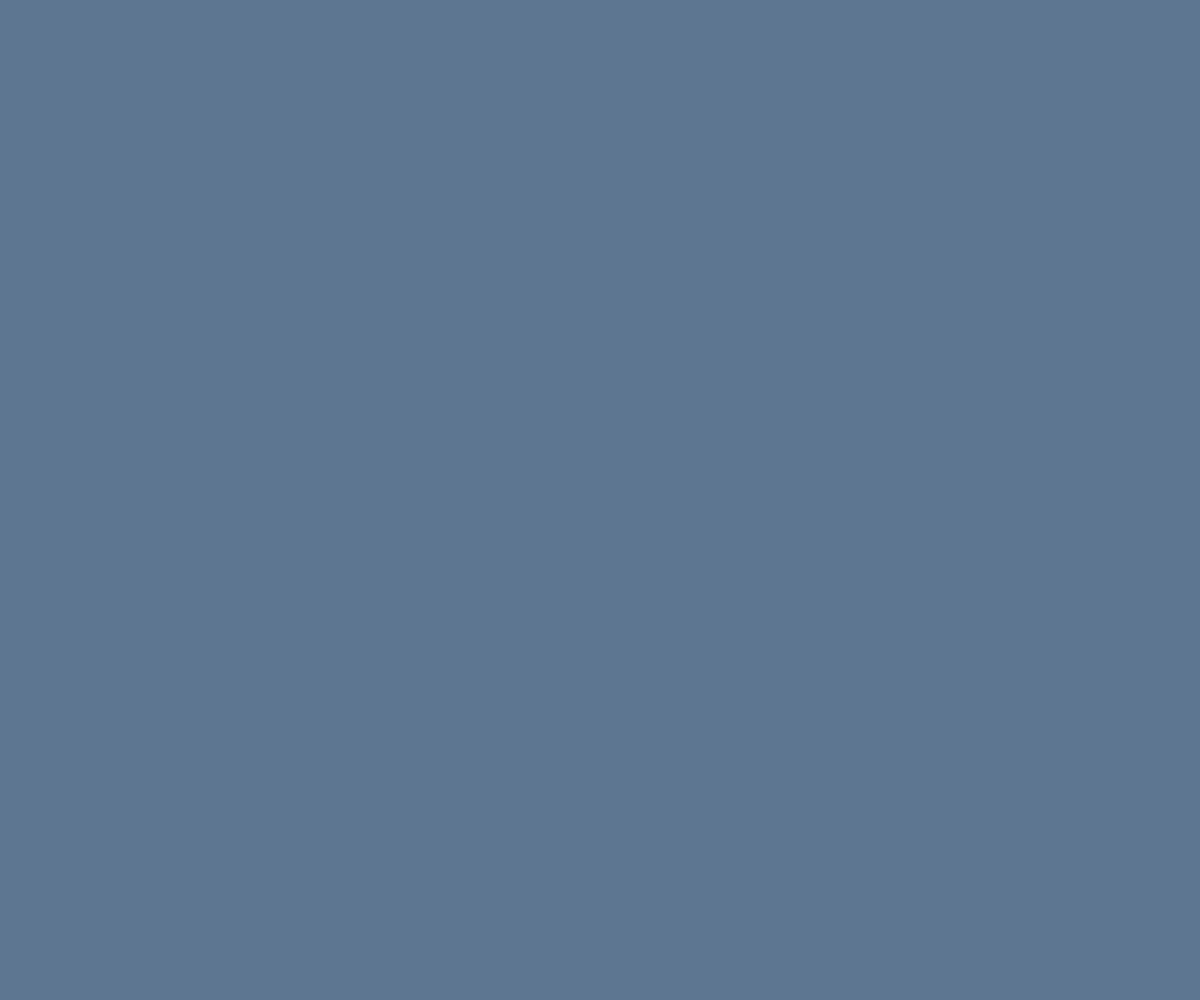
Frame 1 (no input)
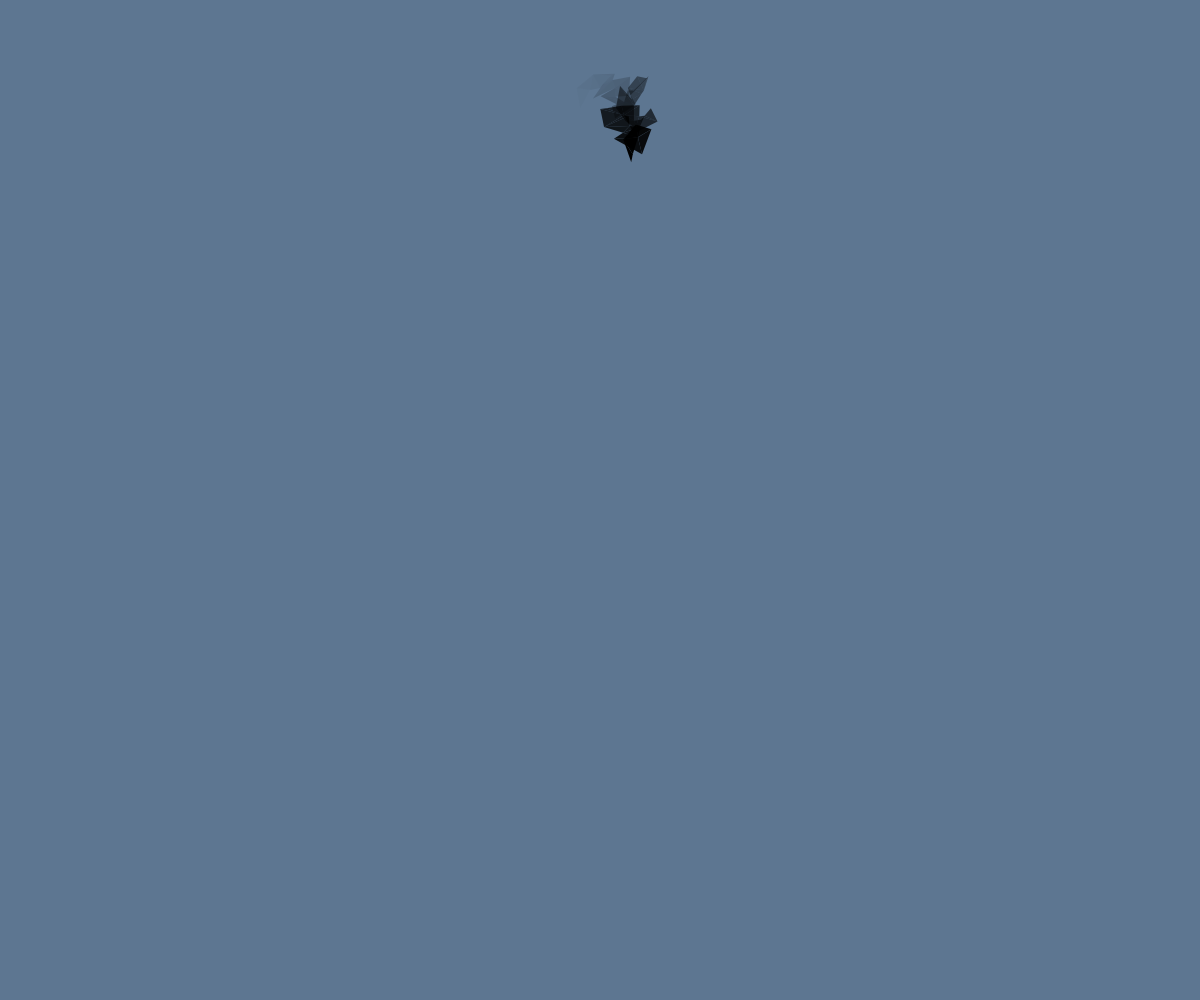
Frame 60 (no input)
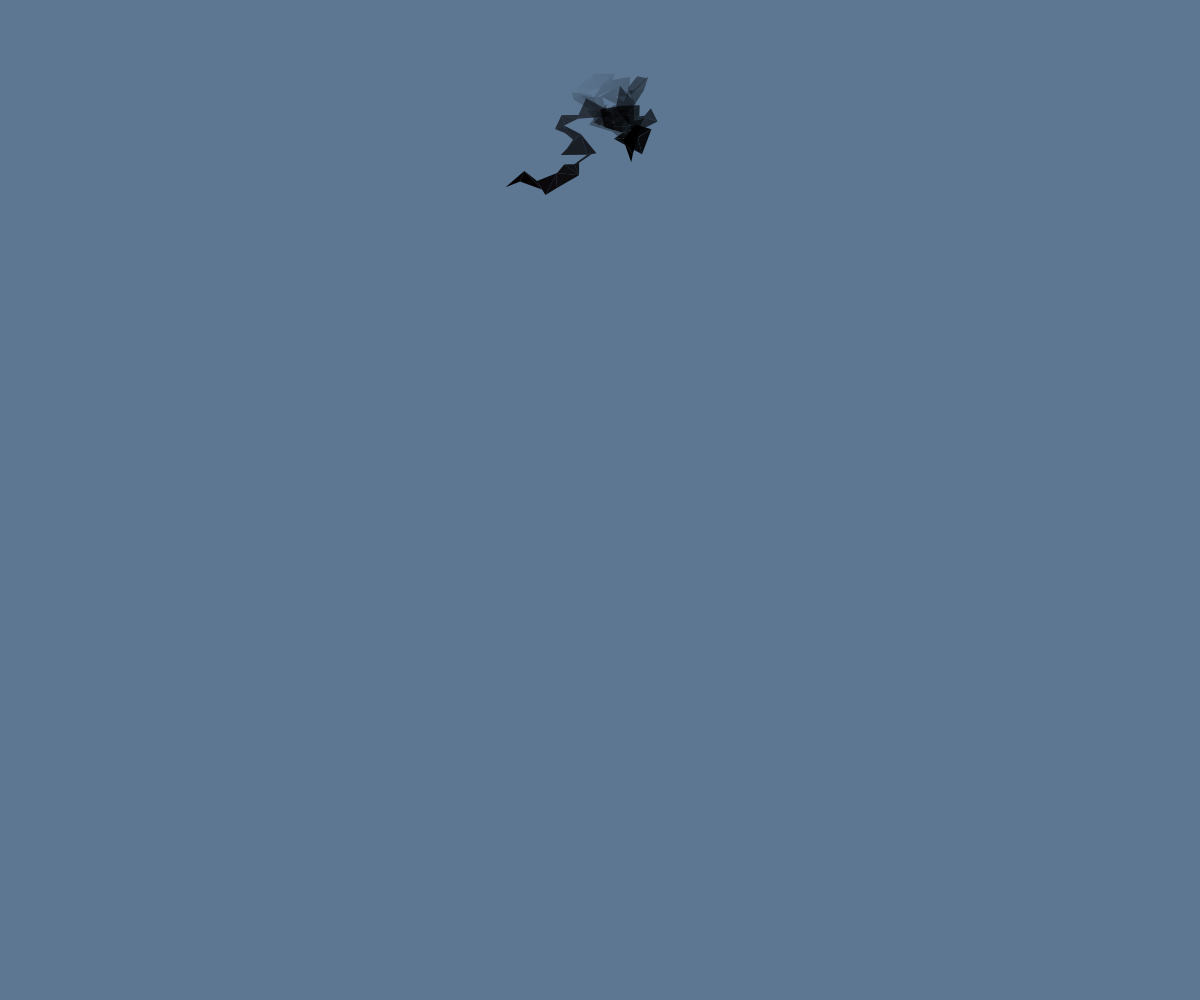
Frame 120 (the mouse pressed at the canvas centre since frame 60)

The p5.js sketch that drew these frames (run headless with seeded random() and noise() and a simulated clock; from frame 60 on, the mouse is pressed at the canvas centre):

// p5.js sketch
// ── sketch.js
let shapeCollections = [];
let shapes = [];

let seconds = 0;
let minutes = 0;
let hours = 0;

let stepWidth = 40;
let clockRadius;

let dayPassed = false;

let ORIENTATIONS = {
  below: 0,
  above: 1,
};

function setup() {
  createCanvas(windowWidth, windowHeight);
  if (windowHeight <= windowWidth) {
    clockRadius = windowHeight / 2 - windowHeight / 10;
  } else {
    console.log("yes");
    clockRadius = windowWidth / 2 - windowWidth / 10;
  }
  if (height <= width) {
    stepWidth = height / 60;
  } else {
    stepWidth = width / 60;
  }
  colorMode(RGB);
  fill(52, 140, 235, 100);
  noStroke();
  frameRate(1000);
  translate(width / 2, height / 2, 0);
  background("#5d7691");
  drawStartingShape();
  angleMode(DEGREES);
}

function draw() {
  translate(width / 2, height / 2, 0);
  angleMode(DEGREES);
  let angle = map(hours, 0, 11, 0, 360);
  rotate(angle);
  translate(0, -clockRadius);

  let lastShape;
  if (seconds == 0) {
    lastShape = shapes[0];
  } else {
    lastShape = shapes[shapes.length - 1];
  }
  let startingPoint = lastShape.points[lastShape.points.length - 1];
  let connectingPoint = lastShape.getConnectorFor(startingPoint);
  let line = {
    start: startingPoint,
    end: connectingPoint,
  };
  let newPoint;
  if (lastShape.center.isAboveLine(line)) {
    newPoint = getNonOverlappingPoint(line, ORIENTATIONS.below);
  } else {
    newPoint = getNonOverlappingPoint(line, ORIENTATIONS.above);
  }
  let newShape = new Shape([startingPoint, connectingPoint, newPoint]);

  shapes.push(newShape);
  newShape.drawShape();
  updateTime();
}

function updateTime() {
  seconds += 1;
  if (seconds >= 60) {
    seconds = 0;
    minutes += 1;
    if (minutes >= 60) {
      minutes = 0;
      hours += 1;
      if (hours >= 12) {
        hours = 0;
        dayPassed = true;
      }
    }
  }
}

function getNonOverlappingPoint(line, orientation) {
  let lineCenter = new Point(
    (line.start.x + line.end.x) / 2,
    (line.start.y + line.end.y) / 2
  );
  let newPoint;

  if (orientation == ORIENTATIONS.above) {
    do {
      newPoint = new Point(
        random(lineCenter.x - stepWidth, lineCenter.x + stepWidth),
        random(lineCenter.y - stepWidth, lineCenter.y + stepWidth)
      );
    } while (!newPoint.isAboveLine(line));
  } else {
    do {
      newPoint = new Point(
        random(lineCenter.x - stepWidth, lineCenter.x + stepWidth),
        random(lineCenter.y - stepWidth, lineCenter.y + stepWidth)
      );
    } while (newPoint.isAboveLine(line));
  }
  return newPoint;
}

function drawStartingShape() {
  let p1 = new Point(-10, -10);
  let p2 = new Point(10, -10);
  let p3 = new Point(10, 10);
  let p4 = new Point(-10, 10);
  let startingShape = new Shape([p1, p2, p3, p4]);
  shapes.push(startingShape);
  startingShape.drawShape();
}

function windowResized() {
  resizeCanvas(windowWidth, windowHeight, false);
  background("#5d7691");
}

class Point {
  constructor(x, y) {
    this.x = x;
    this.y = y;
  }
  isAboveLine(line) {
    return (
      (line.end.x - line.start.x) * (this.y - line.start.y) -
        (line.end.y - line.start.y) * (this.x - line.start.x) >
      0
    );
  }
}

class Shape {
  constructor(points) {
    this.points = points;
    let centerX = (points[0].x + points[1].x + points[2].x) / 3;
    let centerY = (points[0].y + points[1].y + points[2].y) / 3;
    this.center = new Point(centerX, centerY);
  }

  drawShape() {
    colorMode(HSB);
    let h = map(hours, 0, 11, 0, 360);
    let s = map(seconds, 0, 59, 0, 100);
    let b = map(minutes, 0, 59, 0, 100);
    let a = map(seconds, 0, 59, 0, 1);
    fill(h, s, b, a);

    beginShape();
    for (let i = 0; i < this.points.length; i++) {
      const point = this.points[i];
      vertex(point.x, point.y);
    }
    endShape(CLOSE);
  }
  getConnectorFor(point) {
    if (random(0, 1) < 0.5) {
      if (this.points.indexOf(point) == 0) {
        return this.points[this.points.length - 1];
      } else {
        return this.points[this.points.indexOf(point) - 1];
      }
    } else {
      if (this.points.indexOf(point) == this.points.length - 1) {
        return this.points[0];
      } else {
        return this.points[this.points.indexOf(point) + 1];
      }
    }
  }
}
